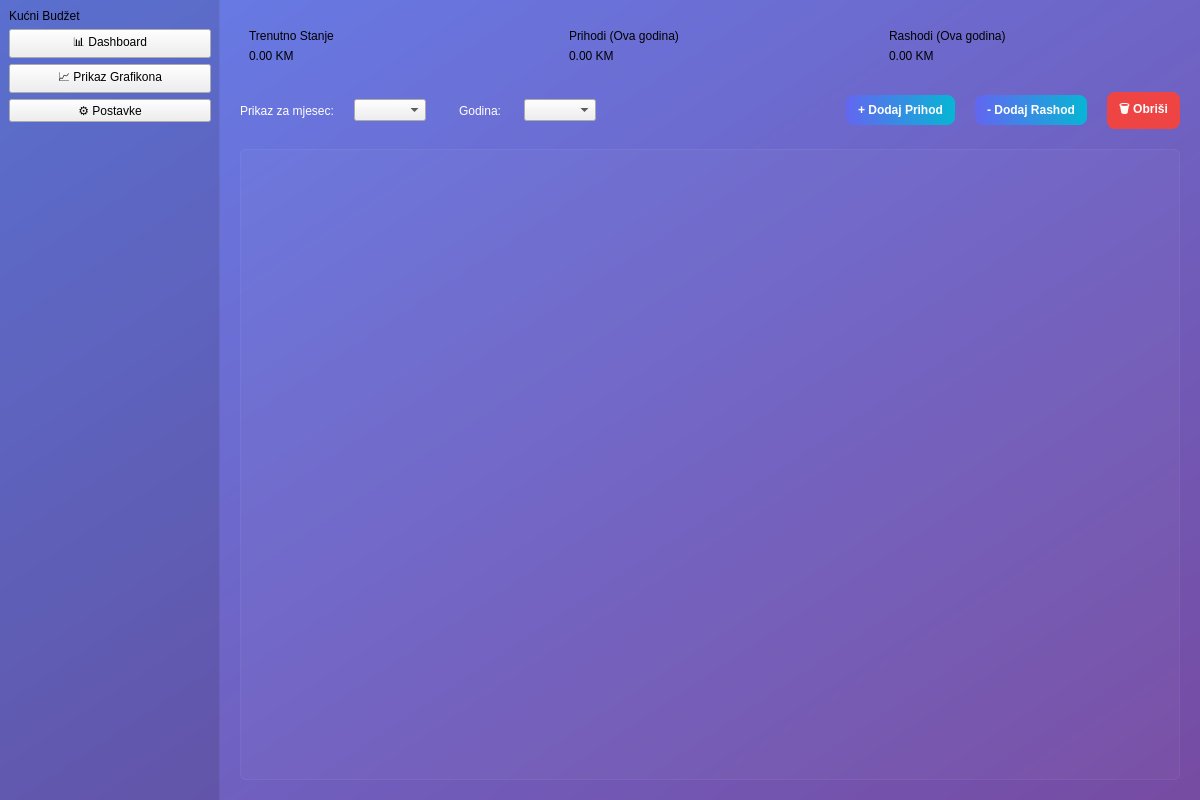
<?xml version="1.0" encoding="UTF-8"?>
<ui version="4.0">
 <class>DashboardWindow</class>
 <widget class="QMainWindow" name="DashboardWindow">
  <property name="geometry">
   <rect>
    <x>0</x>
    <y>0</y>
    <width>1200</width>
    <height>800</height>
   </rect>
  </property>
  <property name="windowTitle">
   <string>Kućni Budžet - Dashboard</string>
  </property>
  <property name="styleSheet">
   <string notr="true">
QMainWindow {
    background: qlineargradient(spread:pad, x1:0, y1:0, x2:1, y2:1, stop:0 #667eea, stop:1 #764ba2);
    font-family: &quot;Segoe UI&quot;;
}

QWidget#sidebar {
    background: rgba(0,0,0,0.12);
    border-right: 1px solid rgba(255,255,255,0.06);
}
QLabel#appTitle {
    color: white;
    font-size: 18px;
    font-weight: 700;
    padding: 12px 16px;
}
QPushButton.sideBtn {
    color: rgba(255,255,255,0.9);
    background: transparent;
    border: none;
    text-align: left;
    padding: 10px 16px;
    font-size: 14px;
}
QPushButton.sideBtn:hover {
    background: rgba(255,255,255,0.04);
}

QFrame.card {
    background: rgba(255,255,255,0.06);
    border: 1px solid rgba(255,255,255,0.10);
    border-radius: 10px;
    padding: 14px;
}
QLabel.cardTitle { color: rgba(255,255,255,0.8); font-size:12px; }
QLabel.cardValue { color: white; font-size:20px; font-weight:700; }

QTableView {
    background: rgba(255,255,255,0.03);
    gridline-color: rgba(255,255,255,0.06);
    color: white;
    selection-background-color: rgba(99,102,241,0.3);
    alternate-background-color: rgb(0, 0, 0);
    border: 1px solid rgba(255,255,255,0.06);
    border-radius: 6px;
}
QHeaderView::section {
    background: rgba(255,255,255,0.04);
    color: rgb(119, 73, 255);
    padding: 6px;
    border: none;
}

QPushButton#btnDodajPrihod, QPushButton#btnDodajRashod {
    background: qlineargradient(spread:pad, x1:0, y1:0, x2:1, y2:0, stop:0 #6366f1, stop:1 #06b6d4);
    color: white;
    border-radius: 8px;
    padding: 8px 12px;
    font-weight: 700;
}
   </string>
  </property>
  <widget class="QWidget" name="centralwidget">
   <layout class="QHBoxLayout" name="horizontalLayout">
    <property name="spacing">
     <number>0</number>
    </property>
    <property name="leftMargin">
     <number>0</number>
    </property>
    <property name="topMargin">
     <number>0</number>
    </property>
    <property name="rightMargin">
     <number>0</number>
    </property>
    <property name="bottomMargin">
     <number>0</number>
    </property>
    <item>
     <widget class="QWidget" name="sidebar" native="true">
      <property name="minimumSize">
       <size>
        <width>220</width>
        <height>0</height>
       </size>
      </property>
      <property name="maximumSize">
       <size>
        <width>220</width>
        <height>16777215</height>
       </size>
      </property>
      <layout class="QVBoxLayout" name="verticalLayout">
       <item>
        <widget class="QLabel" name="label3">
         <property name="text">
          <string>Kućni Budžet</string>
         </property>
        </widget>
       </item>
       <item>
        <widget class="QPushButton" name="btnDashboard">
         <property name="text">
          <string>📊 Dashboard</string>
         </property>
         <property name="class" stdset="0">
          <string>sideBtn</string>
         </property>
        </widget>
       </item>
       <item>
        <widget class="QPushButton" name="btnGrafikon">
         <property name="text">
          <string>📈 Prikaz Grafikona</string>
         </property>
         <property name="class" stdset="0">
          <string>sideBtn</string>
         </property>
        </widget>
       </item>
       <item>
        <widget class="QPushButton" name="btnPostavke">
         <property name="text">
          <string>⚙️ Postavke</string>
         </property>
         <property name="class" stdset="0">
          <string>sideBtn</string>
         </property>
        </widget>
       </item>
       <item>
        <spacer name="verticalSpacer">
         <property name="orientation">
          <enum>Qt::Orientation::Vertical</enum>
         </property>
         <property name="sizeHint" stdset="0">
          <size>
           <width>20</width>
           <height>40</height>
          </size>
         </property>
        </spacer>
       </item>
      </layout>
     </widget>
    </item>
    <item>
     <widget class="QStackedWidget" name="stackedWidget">
      <property name="currentIndex">
       <number>0</number>
      </property>
      <widget class="QWidget" name="pageDashboard">
       <layout class="QVBoxLayout" name="verticalLayout_2">
        <property name="spacing">
         <number>20</number>
        </property>
        <property name="leftMargin">
         <number>20</number>
        </property>
        <property name="topMargin">
         <number>20</number>
        </property>
        <property name="rightMargin">
         <number>20</number>
        </property>
        <property name="bottomMargin">
         <number>20</number>
        </property>
        <item>
         <layout class="QHBoxLayout" name="horizontalLayout_cards">
          <item>
           <widget class="QFrame" name="FrameKartica">
            <property name="class" stdset="0">
             <string>card</string>
            </property>
            <layout class="QVBoxLayout" name="verticalLayout_3">
             <item>
              <widget class="QLabel" name="Stanjeracuna2Label">
               <property name="text">
                <string>Trenutno Stanje</string>
               </property>
               <property name="class" stdset="0">
                <string>cardTitle</string>
               </property>
              </widget>
             </item>
             <item>
              <widget class="QLabel" name="StanjeRacunaLabel">
               <property name="text">
                <string>0.00 KM</string>
               </property>
               <property name="class" stdset="0">
                <string>cardValue</string>
               </property>
              </widget>
             </item>
            </layout>
           </widget>
          </item>
          <item>
           <widget class="QFrame" name="PrihodiKartica">
            <property name="class" stdset="0">
             <string>card</string>
            </property>
            <layout class="QVBoxLayout" name="verticalLayout_4">
             <item>
              <widget class="QLabel" name="PrihodiLabel">
               <property name="text">
                <string>Prihodi (Ova godina)</string>
               </property>
               <property name="class" stdset="0">
                <string>cardTitle</string>
               </property>
              </widget>
             </item>
             <item>
              <widget class="QLabel" name="Prihodi2Label">
               <property name="text">
                <string>0.00 KM</string>
               </property>
               <property name="class" stdset="0">
                <string>cardValue</string>
               </property>
              </widget>
             </item>
            </layout>
           </widget>
          </item>
          <item>
           <widget class="QFrame" name="RashodiKartica">
            <property name="class" stdset="0">
             <string>card</string>
            </property>
            <layout class="QVBoxLayout" name="verticalLayout_5">
             <item>
              <widget class="QLabel" name="Rashodi2Label">
               <property name="text">
                <string>Rashodi (Ova godina)</string>
               </property>
               <property name="class" stdset="0">
                <string>cardTitle</string>
               </property>
              </widget>
             </item>
             <item>
              <widget class="QLabel" name="RashodiLabel">
               <property name="text">
                <string>0.00 KM</string>
               </property>
               <property name="class" stdset="0">
                <string>cardValue</string>
               </property>
              </widget>
             </item>
            </layout>
           </widget>
          </item>
         </layout>
        </item>
        <item>
         <layout class="QHBoxLayout" name="horizontalLayout_filter">
          <item>
           <widget class="QLabel" name="label_4">
            <property name="styleSheet">
             <string notr="true">color: white;</string>
            </property>
            <property name="text">
             <string>Prikaz za mjesec:</string>
            </property>
           </widget>
          </item>
          <item>
           <widget class="QComboBox" name="cbMjesec"/>
          </item>
          <item>
           <widget class="QLabel" name="labelGodina">
            <property name="styleSheet">
             <string notr="true">color: white; margin-left: 10px;</string>
            </property>
            <property name="text">
             <string>Godina:</string>
            </property>
           </widget>
          </item>
          <item>
           <widget class="QComboBox" name="cbGodina"/>
          </item>
          <item>
           <spacer name="horizontalSpacer">
            <property name="orientation">
             <enum>Qt::Orientation::Horizontal</enum>
            </property>
            <property name="sizeHint" stdset="0">
             <size>
              <width>40</width>
              <height>20</height>
             </size>
            </property>
           </spacer>
          </item>
          <item>
           <widget class="QPushButton" name="btnDodajPrihod">
            <property name="text">
             <string>+ Dodaj Prihod</string>
            </property>
           </widget>
          </item>
          <item>
           <widget class="QPushButton" name="btnDodajRashod">
            <property name="text">
             <string>- Dodaj Rashod</string>
            </property>
           </widget>
          </item>
          <item>
           <widget class="QPushButton" name="btnObrisi">
            <property name="styleSheet">
             <string notr="true">background: #ef4444; color: white; border-radius: 8px; padding: 8px 12px; font-weight: 700;</string>
            </property>
            <property name="text">
             <string>🗑️ Obriši</string>
            </property>
           </widget>
          </item>
         </layout>
        </item>
        <item>
         <widget class="QTableView" name="tableViewTransakcije">
          <property name="autoScroll">
           <bool>false</bool>
          </property>
          <property name="horizontalScrollMode">
           <enum>QAbstractItemView::ScrollMode::ScrollPerPixel</enum>
          </property>
          <property name="showGrid">
           <bool>false</bool>
          </property>
          <attribute name="horizontalHeaderStretchLastSection">
           <bool>true</bool>
          </attribute>
         </widget>
        </item>
       </layout>
      </widget>
      <widget class="QWidget" name="pageChart">
       <layout class="QVBoxLayout" name="verticalLayout_6">
        <item>
         <widget class="QLabel" name="label_chart_title">
          <property name="maximumSize">
           <size>
            <width>16777215</width>
            <height>200</height>
           </size>
          </property>
          <property name="font">
           <font>
            <family>Segoe UI</family>
            <pointsize>16</pointsize>
            <bold>true</bold>
           </font>
          </property>
          <property name="styleSheet">
           <string notr="true">color: white;</string>
          </property>
          <property name="text">
           <string>Prihodi i rashodi</string>
          </property>
          <property name="alignment">
           <set>Qt::AlignmentFlag::AlignCenter</set>
          </property>
         </widget>
        </item>
        <item>
         <widget class="QWidget" name="chartContainer" native="true">
          <property name="styleSheet">
           <string notr="true">background-color: rgba(255, 255, 255, 0.05); border-radius: 10px;</string>
          </property>
         </widget>
        </item>
       </layout>
      </widget>
     </widget>
    </item>
   </layout>
  </widget>
 </widget>
 <resources/>
 <connections/>
</ui>
